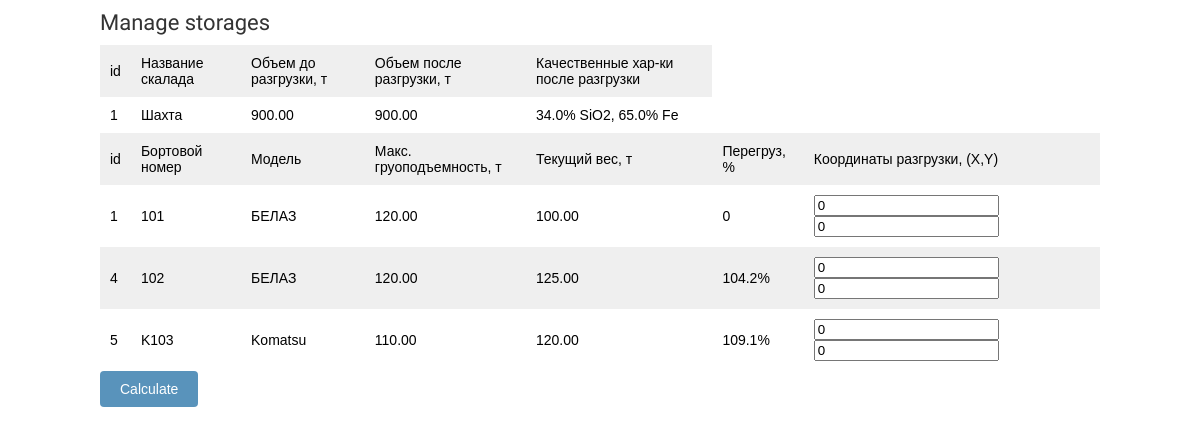
The page / on the database its author committed.
### calc/models.py (models this page shows, shortened)
class Storage(models.Model):
    name = models.CharField(max_length=200, db_index=True)
    slug = models.SlugField(max_length=200, unique=True)
    capacity = models.DecimalField(max_digits=10, decimal_places=2)
    percentage_SiO2 = models.DecimalField(max_digits=10, decimal_places=2)
    percentage_Fe = models.DecimalField(max_digits=10, decimal_places=2)
    coordinates = models.TextField(null=True, blank=True)
    class Meta:
        ordering = ('name',)
        verbose_name = 'storage'
        verbose_name_plural = 'storages'
    @property
    def percentageFe(self):
            return "{:.1%}".format(
                self.percentage_Fe)
    @property
    def percentageSiO2(self):
            return "{:.1%}".format(
                self.percentage_SiO2)

class Truck(models.Model):
    storage = models.ForeignKey(
        Storage,
        related_name='Storage',
        on_delete=models.CASCADE)
    is_online = models.BooleanField(default=True)
    name = models.CharField(max_length=200, db_index=True)
    slug = models.SlugField(max_length=200, unique=True)
    model = models.CharField(max_length=200, db_index=True)
    carrying_capacity = models.DecimalField(max_digits=10, decimal_places=2)
    max_carrying_capacity = models.DecimalField(
        max_digits=10, decimal_places=2)
    percentage_SiO2 = models.DecimalField(max_digits=10, decimal_places=2)
    percentage_Fe = models.DecimalField(max_digits=10, decimal_places=2)
    class Meta:
        ordering = ('name',)
        verbose_name = 'truck'
        verbose_name_plural = 'trucks'
    @property
    def overload(self):
        if(self.carrying_capacity <= self.max_carrying_capacity):
            return 0
        else:
            return "{:.1%}".format(
                self.carrying_capacity / self.max_carrying_capacity)

### calc/views.py (the view)
# urls.py: path('', views.manage_storages, name='manage_storages'),
def manage_storages(request):
    context = {}
    storages = Storage.objects.all()
    for str in storages:
        context[str] = list(Truck.objects.filter(is_online=True, storage=str))
    return render(request, 'calc/detail/detail.html',
                  {'context': context,
                   })

### calc/templates/calc/detail/detail.html (shortened to what this page needs)
{% extends "calc/base.html" %}
{% load static %}
{% block content %}
    {% for str, trucks in context.items %}
        <table class = "Storages">
            <tr>
                <td>id</td>
                <td>Название скалада</td>
                <td>Объем до разгрузки, т </td>
                <td>Объем после разгрузки, т </td>
                <td>Качественные хар-ки после разгрузки </td>
            </tr>
            <tr class = "Storage">
                <td id = "storage_id">{{str.id}}</td>
                <td>{{str.name}}</td>
                <td>{{str.capacity}}</td>
                <td>{{str.capacity}}</td>
                <td>{{str.percentageSiO2}} SiO2, {{str.percentageFe}} Fe</td>
            </tr>
            <tr>
                <td>id</td>
                <td>Бортовой номер</td>
                <td>Модель</td>
                <td>Макс. груоподъемность, т</td>
                <td>Текущий вес, т</td>
                <td>Перегруз, %</td>
                <td>Координаты разгрузки, (X,Y)</td>
            </tr>
            {% for truck in trucks %}
                <tr class = "Truck">
                    <td id = "truck_id">{{truck.id}}</td>
                    <td>{{truck.name}}</td>
                    <td>{{truck.model}}</td>
                    <td>{{truck.max_carrying_capacity}}</td>
                    <td>{{truck.carrying_capacity}}</td>
                    <td>{{truck.overload}}</td>
                    <td>
                        <input id="point_x_input" type="number" value=0 size=1 title="X">
                        <input id="point_y_input" type="number" value=0 size=1 title="Y">
                    </td>
                </tr>
            {% endfor %}
            </table>
    {% endfor %}
    <input id="submit-btn" type="submit" value="Сalculate"/>
{% endblock %}

### calc/templates/calc/base.html (shortened to what this page needs)
{% load static %}
<!DOCTYPE html>
<html>
    <head>
    <link href="{% static "css/base.css" %}" rel="stylesheet">
    </head>
    <body>
        <div id="header">
            <a href="/" class="logo">Manage storages</a>
        </div>
        <div id="content">
            {% block content %}{% endblock %}
        </div>
    </body>
</html>

### calc/static/css/base.css (style rules this page uses)
body { margin:0; padding:0; font-family:helvetica, sans-serif; }
a { text-decoration:none; color:#5993bb; }
a.button, input[type="submit"] { color:#fff; background:#5993bb; border-radius:4px; padding:10px 20px; font-size:14px; border:0; }
table { width:100%; border-spacing:0; border-collapse: collapse; }
table th, table td { text-align:left; font-size:14px; padding:10px; margin:0; }
tbody tr:nth-child(odd) { background:#efefef; }
#header { padding:10px 100px; font-size:18px; overflow:auto; }
#header .logo { font-family: 'Ubuntu', sans-serif; float:left; color:#333; font-size:22px; margin-right:10%; }
#content { padding:0 100px; overflow:hidden; }

### rows shown on the page
Storage: id "1", name "Шахта", capacity "900.00", percentageSiO2 "34.0%", percentageFe "65.0%"
Truck: id "1", name "101", model "БЕЛАЗ", max_carrying_capacity "120.00", carrying_capacity "100.00", overload "0"
Truck: id "4", name "102", model "БЕЛАЗ", max_carrying_capacity "120.00", carrying_capacity "125.00", overload "104.2%"
Truck: id "5", name "K103", model "Komatsu", max_carrying_capacity "110.00", carrying_capacity "120.00", overload "109.1%"
